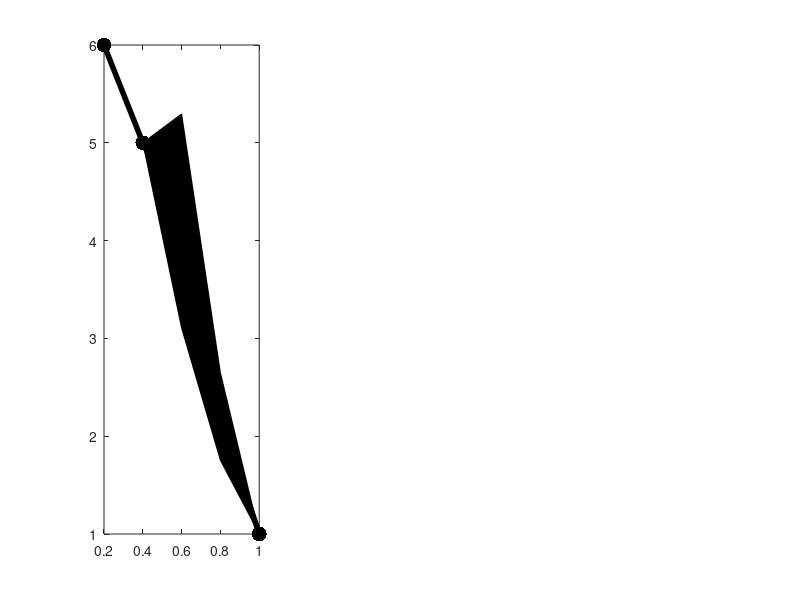

MATLAB code for this plot: (Note: this script raises an error after producing the figure.)
%% Setup
% Remember that our "locality" is actually different from paper
% paper: d=0 means only self communication
% code : d=1 means only self communication
clear; clc;

colors{1} = [0 204 0]/255; % Green
colors{2} = [0 153 255]/255; % Blue
colors{3} = [255 51 204]/255; % Pink

fontsizeLabel  = 14;
fontsizeLegend = 10;
fontsizeAxis   = 12;
fontsizeTitle  = 14;

LineWidth  = 4;
MarkerSize = LineWidth*8;

figure(2);

%% Actuation density
load('data/d_vs_act_dens.mat');
actMeans = mean(locSizes,2)' - 1;
actStds  = std(locSizes, 0, 2)';
color    = [0 0 0];
subplot(1,3,1); box on; hold on;
plot(actDensities, actMeans, '.-', 'LineWidth', LineWidth, ... 
    'MarkerSize', MarkerSize, 'Color', color, ...
    'MarkerEdge', color, 'MarkerFaceColor', color);

color    = [0 0 0];
actFill = fill([actDensities, fliplr(actDensities)], ...
       [actMeans - actStds, fliplr(actMeans + actStds)], color);
alpha(.4);
set(actFill, 'EdgeAlpha', 0);

set(gca, 'FontSize',fontsizeAxis)
xlabel({'Actuation density'}, 'Interpreter', 'latex', 'Fontsize', fontsizeLabel);
ylabel({'Optimal locality size'}, 'Interpreter', 'latex', 'Fontsize', fontsizeLabel);
xlim([0.1 1.1]);
ylim([0.8 6.2]);


%% Network sizes
load('data/d_vs_network_size.mat');
netMeans = {};
netStds  = {};

for actIdx=1:numActDens
    netMeans{actIdx} = mean(locSizes{actIdx},2)' - 1;
    netStds{actIdx}  = std(locSizes{actIdx}, 0, 2)';
end

subplot(1,3,2); box on; hold on;

for actIdx=numActDens:-1:1
    color = colors{actIdx};
    plot(gridSizes.^2, netMeans{actIdx}, '.-', 'LineWidth', LineWidth, ... 
        'MarkerSize', MarkerSize, 'Color', color, ...
        'MarkerEdge', color, 'MarkerFaceColor', color);
end

for actIdx=numActDens:-1:1
    color = colors{actIdx};
    horFill{actIdx} = fill([gridSizes.^2, fliplr(gridSizes.^2)], ...
           [netMeans{actIdx} - netStds{actIdx}, fliplr(netMeans{actIdx} + netStds{actIdx})], color);
    alpha(.4);
    set(horFill{actIdx}, 'EdgeAlpha', 0);
end

set(gca,'FontSize',fontsizeAxis)
xlabel({'\# of subsystems', 'in the network'}, 'Interpreter', 'latex', 'Fontsize', fontsizeLabel);
xlim([10 126]);
ylim([0.8 6.2]);

%% Horizon size
load('data/d_vs_horizon_size.mat');
horMeans = {};
horStds  = {};

for actIdx=1:numActDens
    horMeans{actIdx} = mean(locSizes{actIdx},2)' - 1;
    horStds{actIdx}  = std(locSizes{actIdx}, 0, 2)';
end

subplot(1,3,3); box on; hold on;

for actIdx=numActDens:-1:1
    color = colors{actIdx};
    plot(Ts, horMeans{actIdx}, '.-', 'LineWidth', LineWidth, ... 
        'MarkerSize', MarkerSize, 'Color', color, ...
        'MarkerEdge', color, 'MarkerFaceColor', color);
end

for actIdx=numActDens:-1:1
    color = colors{actIdx};
    horFill{actIdx} = fill([Ts, fliplr(Ts)], ...
           [horMeans{actIdx} - horStds{actIdx}, fliplr(horMeans{actIdx} + horStds{actIdx})], color);
    alpha(.4);
    set(horFill{actIdx}, 'EdgeAlpha', 0, 'HandleVisibility', 'off');
end

set(gca,'FontSize',fontsizeAxis)
xlabel({'Horizon length'}, 'Interpreter', 'latex', 'Fontsize', fontsizeLabel);
xlim([3 32]);
ylim([0.8 6.2]);

leg = legend('60\% Actuated', '80\% Actuated', '100\% Actuated');
set(leg, 'Fontsize', fontsizeLegend);
set(leg, 'Interpreter', 'latex'); 